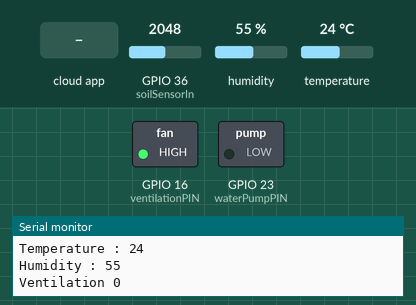
This sketch was run on a simulated ESP32. Shown: switched loads named in the sketch (green lamp = pin HIGH), the last lines printed to the serial monitor. The inputs (shaded band) are chosen by the test bench; at power-on: GPIO 36 (soilSensorIn) = 2048, humidity 55 %, temperature 24 °C. WiFi joins after 1.5 s; servers stay silent unless stated; the Firebase database answers and starts empty; pins used as bus, display or sensor lines are not drawn.

Above: at 2.7 s.
2.8 s: the phone or cloud app sets WaterPump to 1
At 5.5 s:
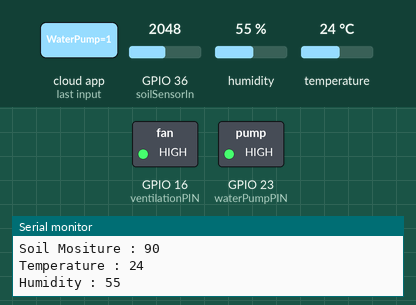
6.0 s: the phone or cloud app sets Ventilation to 1
At 7.3 s:
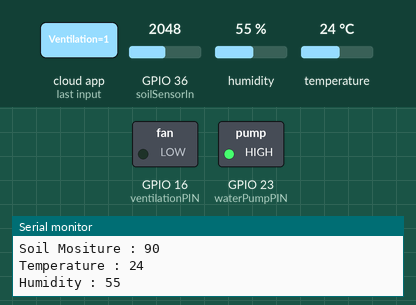
7.6 s: the phone or cloud app sets Ventilation to 0
At 8.3 s:
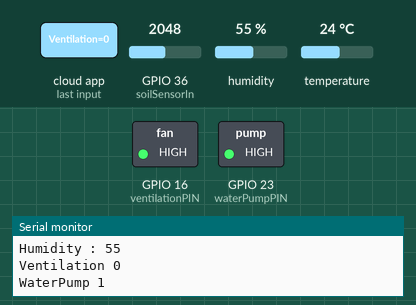
9.4 s: the phone or cloud app sets AutoMode to 1
At 10.9 s:
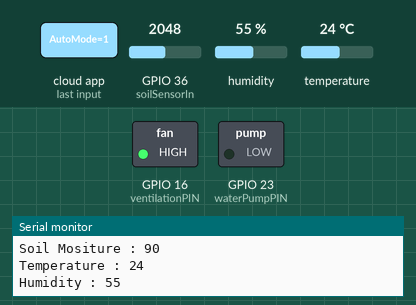
Timing chart, 0 to 12.4 s (numbered marks = the images above; inputs shaded):
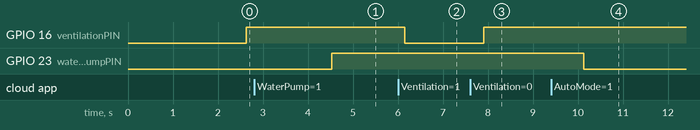

The sketch:

IotProject.ino
```cpp
#include <WiFiManager.h>
#include "DHT.h"
#include<FirebaseESP32.h>
#include "addons/TokenHelper.h"
#include "addons/RTDBHelper.h"

#define soilSensorPower 21
#define soilSensorIn 36
#define temperatureSensorIn 32
#define ventilationPIN 16
#define waterPumpPIN 23
#define API_KEY "AIzaSyCjjkBUNSBL9ScYEFGXXJzf2YYrYH8RwlY"
#define DATABASE_URL "https://projects-3rd-year-default-rtdb.asia-southeast1.firebasedatabase.app/"
#define USER_EMAIL "components@gmail.com"
#define USER_PASSWORD "123456789"

bool isAutoMode();
void controlWaterPump();
void controlVentilation();

DHT dht(temperatureSensorIn, DHT11);
bool ventilation = false, waterPump = false, autoMode = false;
int soilSensor, temperature, humidity;
FirebaseData fbdo;
FirebaseAuth auth;
FirebaseConfig config;

void setup() {
  WiFi.mode(WIFI_STA);
  Serial.begin(9600);
  WiFiManager wm;
  bool res = wm.autoConnect("AutoConnectAP", "password"); // password protected ap
  if (!res) {
    Serial.println("Failed to connect\nRestarting...");
  }
  else {
    Serial.println("connected...yeey :)");
  }

  config.api_key = API_KEY;
  auth.user.email = USER_EMAIL;
  auth.user.password = USER_PASSWORD;
  fbdo.setResponseSize(4096);
  config.token_status_callback = tokenStatusCallback;
  config.max_token_generation_retry = 5;
  config.database_url = DATABASE_URL;
  Firebase.begin(&config, &auth);

  Serial.println("Getting User UID");
  while ((auth.token.uid) == "") {
    Serial.print('.');
    delay(1000);
  }
  // Print user UID
  String uid = auth.token.uid.c_str();
  Serial.print("User UID: ");
  Serial.print(uid);

  pinMode(soilSensorPower, OUTPUT);
  digitalWrite(soilSensorPower, LOW);
  pinMode(ventilationPIN, OUTPUT);
  pinMode(waterPumpPIN, OUTPUT);
  dht.begin();

}
void loop() {

  //Soil Mositure Sensor Data
  digitalWrite(soilSensorPower, HIGH);
  delay(100);
  soilSensor = map(analogRead(soilSensorIn), 4096, 0, 0, 180);
  //soilSensor=analogRead(soilSensorIn);
  delay(100);
  Serial.print("Soil Mositure : ");
  Serial.println(soilSensor);
  digitalWrite(soilSensorPower, LOW);

  //    Temperature And Humidity Sensor Data
  temperature = dht.readTemperature();
  Serial.print("Temperature : ");
  Serial.println(temperature);
  humidity = dht.readHumidity();
  Serial.print("Humidity : ");
  Serial.println(humidity);

  Firebase.setInt(fbdo, F("/Data/Temperature"), temperature);
  Firebase.setInt(fbdo, F("/Data/SoilHumidity"), soilSensor);
  Firebase.setInt(fbdo, F("/Data/Humidity"), humidity);
  Firebase.getBool(fbdo, F("/Control/AutoMode"), &autoMode);

  if (isAutoMode()) {
    if (temperature > 25 && temperature < 60) {
      Firebase.setBool(fbdo, F("/Control/Ventilation"), true);
    } else {
      Firebase.setBool(fbdo, F("/Control/Ventilation"), false);
    }

    if (soilSensor > 85 && soilSensor <= 100) {
      Firebase.setBool(fbdo, F("/Control/WaterPump"), false);
    }
    else {
      Firebase.setBool(fbdo, F("/Control/WaterPump"), true);
    }
  }

  controlVentilation();
  controlWaterPump();
  delay(500);
}

void controlVentilation() {
  Firebase.getBool(fbdo, F("/Control/Ventilation"), &ventilation);
  Serial.print("Ventilation ");
  Serial.println(ventilation);
  if (!ventilation) {
    digitalWrite(ventilationPIN, HIGH);
  }
  else {
    digitalWrite(ventilationPIN, LOW);
  }
}
void controlWaterPump() {
  Firebase.getBool(fbdo, F("/Control/WaterPump"), &waterPump);
  Serial.print("WaterPump ");
  Serial.println(waterPump);
  if (waterPump) {
    digitalWrite(waterPumpPIN, HIGH);
  }
  else {
    digitalWrite(waterPumpPIN, LOW);
  }
}
bool isAutoMode() {
  Firebase.getBool(fbdo, F("/Control/AutoMode"), &autoMode);
  return autoMode == true ? true : false;
}
```

Measured:
- after the input at 2.8 s, GPIO 23 (waterPumpPIN): LOW → HIGH after 1.7 s
- after the input at 6.0 s, GPIO 16 (ventilationPIN): HIGH → LOW after 0.15 s
- after the input at 7.6 s, GPIO 16 (ventilationPIN): LOW → HIGH after 0.30 s
- after the input at 9.4 s, GPIO 23 (waterPumpPIN): HIGH → LOW after 0.73 s
